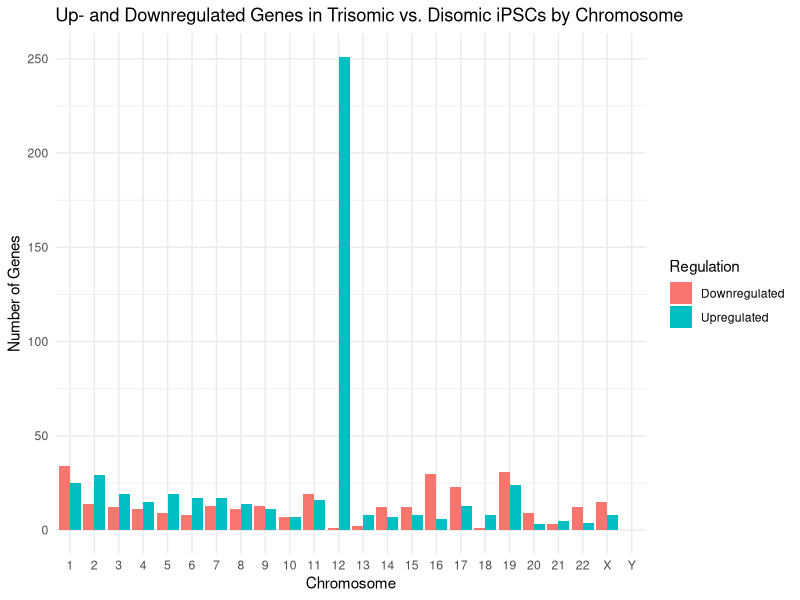
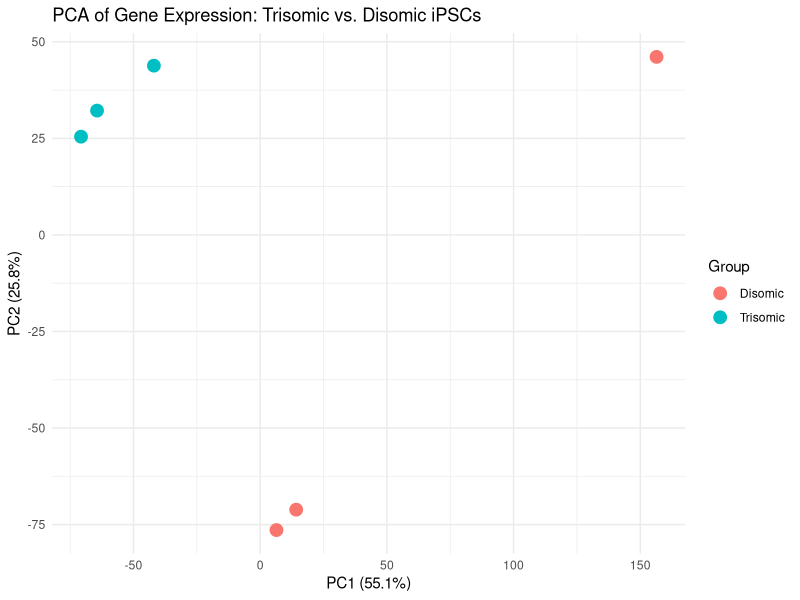

These charts were generated, in order, by the following R code:
## ---- chunk 1
# Load tidyverse for wrangling, plotting, and file reading
library(tidyverse)
## ---- chunk 2
# Read CSV and preview first few rows
library(readr)

rna <- read_csv("../data/BulkRNAseq_with_Chr.csv")
head(rna)

glimpse(rna)

## ---- chunk 3

# Step 1: Define thresholds
log2fc_cutoff <- log2(1.5)
padj_cutoff <- 0.05

# Step 2: Categorize genes
rna <- rna %>%
  mutate(
    Regulation = case_when(
      log2FoldChange >= log2fc_cutoff & pAdj < padj_cutoff ~ "Upregulated",
      log2FoldChange <= -log2fc_cutoff & pAdj < padj_cutoff ~ "Downregulated",
      TRUE ~ "Not Significant"
    )
  )

# Step 3: Filter out NA chromosome names and define correct chromosome order
valid_chromosomes <- c(as.character(1:22), "X", "Y")

# Step 4: Summarize data per chromosome and regulation category
reg_summary <- rna %>%
  filter(Regulation != "Not Significant", chromosome_name %in% valid_chromosomes) %>%
  mutate(chromosome_name = factor(chromosome_name, levels = valid_chromosomes)) %>%
  count(chromosome_name, Regulation) %>%
  complete(chromosome_name, Regulation, fill = list(n = 0))

# Step 5: Plot
ggplot(reg_summary, aes(x = chromosome_name, y = n, fill = Regulation)) +
  geom_bar(stat = "identity", position = "dodge") +
  labs(
    title = "Up- and Downregulated Genes in Trisomic vs. Disomic iPSCs by Chromosome",
    x = "Chromosome",
    y = "Number of Genes"
  ) +
  theme_minimal()

## ---- chunk 4

# Extract expression matrix (only the columns with expression values)
expr_matrix <- rna %>%
  select(P33_1, P33_2, P33_3, P3_1, P3_2, P3_3) %>%
  as.matrix()

# Transpose the matrix: samples as rows, genes as columns
expr_t <- t(expr_matrix)

# Perform PCA
pca_res <- prcomp(expr_t, scale. = TRUE)

# Create a data frame with PCA scores
pca_df <- as.data.frame(pca_res$x)

# Add sample group labels (in same order as columns in original matrix)
pca_df$Group <- c("Trisomic", "Trisomic", "Trisomic", "Disomic", "Disomic", "Disomic")

# Plot PCA
ggplot(pca_df, aes(x = PC1, y = PC2, color = Group)) +
  geom_point(size = 4) +
  labs(
    title = "PCA of Gene Expression: Trisomic vs. Disomic iPSCs",
    x = paste0("PC1 (", round(summary(pca_res)$importance[2, 1] * 100, 1), "%)"),
    y = paste0("PC2 (", round(summary(pca_res)$importance[2, 2] * 100, 1), "%)")
  ) +
  theme_minimal()

